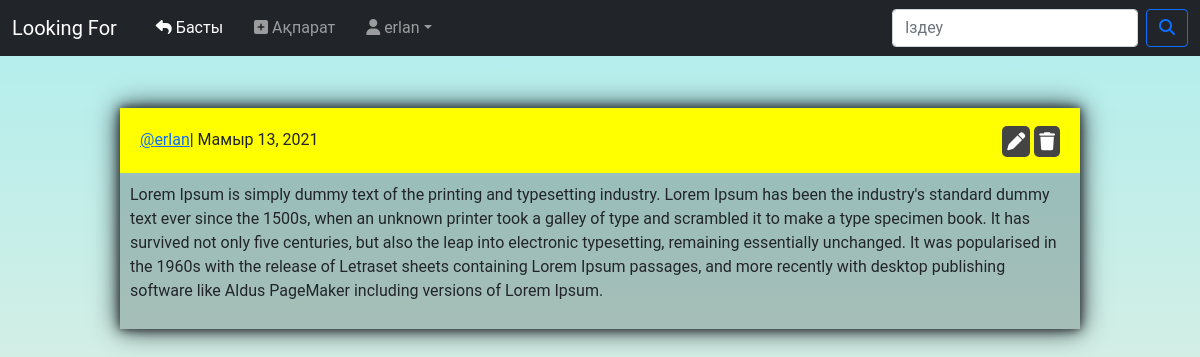
The app's page / (signed in) with its own data.
### mainapp/models.py (models this page shows, shortened)
class Article(models.Model):
	author       = models.ForeignKey(User, on_delete=models.CASCADE)
	first_name   = models.CharField('Есіміңіз', max_length = 40)
	last_name    = models.CharField('Әкеңіз', max_length = 40, blank = True, default = 'Білмеймін')
	third_name   = models.CharField('Атаңыз', max_length = 40, blank = True, default = 'Білмеймін')
	fourth_name  = models.CharField('Атаңыздың әкесі', max_length = 40, blank = True, default = 'Білмеймін')
	fiveth_name  = models.CharField('Атаңыздың атасы', max_length = 40, blank = True, default = 'Білмеймін')
	sixth_name   = models.CharField('Атаңыздың атасының әкесі', max_length = 40, blank = True, default = 'Білмеймін')
	seventh_name = models.CharField('Оның атасы', max_length = 40, blank = True, default = 'Білмеймін')
	ru  = models.CharField('Ру', max_length = 90, blank = True, default = 'Білмеймін')
	jus = models.CharField('Жүз', max_length = 90, blank = True, default = 'Білмеймін')
	jynys = models.CharField('Жынысыныз', max_length = 150)
	biog         = models.TextField('Өзіңіз жайында') # категория ПОСТ болған жағдайда, ПОСТ денесі (body)
	birth_day    = models.CharField('Туылған күні', max_length = 3)
	birth_mounth = models.CharField('Туылған Айы', max_length = 20)
	birth_year   = models.CharField('Туылған Жылы', max_length = 150)
	date           = models.DateField('Уақыты', auto_now_add = True)
	contact_number = models.CharField('Байланыс телефоны', max_length = 11, blank = True)
	facebook       = models.CharField('Facebook', max_length = 250, blank = True)
	instagram	   = models.CharField('Instagram', max_length = 250)
	whatsapp	   = models.CharField('Whatsapp', max_length = 12, blank = True)
	category = models.CharField('Категория', max_length = 10, blank = True, default = 'Іздеу')

### mainapp/views.py (the view)
# urls.py: path('', views.MainView.as_view(), name = 'home'),
class MainView(ListView):
	model = Article
	template_name = 'index/index.html'
	ordering = '-date'

### mainapp/templates/index/index.html (shortened to what this page needs)
{% extends 'base.html' %}
{% load static %}
{% block content %}
<br>
	{% if user.is_authenticated %}
	{% if object_list %}
		{% for object in object_list %}
			{% if object.category == 'Іздеу' %}
			<div class="my-container">
				<div class="object-header">
					<div class="author-date">
						<a href="{% url 'profile' object.author.id %}"> @{{ object.author }} </a>  | {{ object.date }}
					</div>
					<div class="nav-icon">
						<div>
							<a href="{% url 'details' object.id %}" id="icon">
								<i class="fas fa-angle-double-right"></i></a>
							{% if object.author == request.user %}
							<a href="{% url 'update' object.id %}" id="icon">
								<i class="fas fa-pen" ></i></a>
							<a href="{% url 'delete' object.id %}" id="icon">
								<i class="fas fa-trash"></i></i></a>
							{% endif %}
						</div>
					</div>
				</div>
				<div class="object-body">
					<div class="object-name">
						<h4>
							{{ object.first_name }} {{ object.third_name }}
							{% if object.last_name %}
							{% if object.jynys == 'Ұл' %}
								{{ object.last_name }}ұлы
							{% elif object.jynys == 'Қыз' %}
								{{ object.last_name }}қызы
							{% endif %}
							{% endif %}
						</h4>
						<p><strong>Жүз: </strong>{{ object.jus }}</p>
						<p><strong>Ру: </strong>{{ object.ru }}</p>
						<p>{{ object.birth_day }} {{ object.birth_mounth }} {{ object.birth_year }}</p>
						{% if object.facebook %}
							<p class="btn-facebook"><i  style="font-size: 22px; " class="fab fa-facebook-square"></i> <a href="{{ object.facebook }}" target="_blank">{{ object.first_name }} {{ object.third_name }} </a></p>
						{% endif %}
						{% if object.instagram %}
							<p class="btn-instagram"><i style="font-size: 22px; "  class="fab fa-instagram-square"></i> <a href="{{ object.instagram }}" target="_blank">{{ object.first_name }} {{ object.third_name }} </a></p>
						{% endif %}
						{% if object.whatsapp %}
							<p class="btn-whatsapp"><i style="font-size: 22px; " class="fab fa-whatsapp-square"></i> {{ object.whatsapp }}</p>
						{% endif %}
					</div>
					<hr>
					<div class="object-biog">
						{{ object.biog }}
					</div>
				</div>
			</div>
			{% elif object.category == 'Пост' %}
				<div class="my-container">
					<div class="object-header">
						<div class="author-date">
							<a href="{% url 'profile' object.author.id %}"> @{{ object.author }} </a>  | {{ object.date }}
						</div>
						<div class="nav-icon">
							<div>
								{% if object.author == request.user %}
								<a href="{% url 'update' object.id %}" id="icon">
									<i class="fas fa-pen" ></i></a>
								<a href="{% url 'delete' object.id %}" id="icon">
									<i class="fas fa-trash"></i></i></a>
								{% endif %}
							</div>
						</div>
					</div>
					<div class="category-post">
						<p>{{ object.biog }}</p>
					</div>
				</div>
			{% endif %}
		{% endfor %}
	{% else %}<br><br>
	<br><br>
<br><br>
	<h1 style="text-align: center;">Іздегендер жоқ, мына жерден <a href="{% url 'add' %}">ақпарат қосуға</a> болады.</h1>
	{% endif %}
	<br><br><br><br>
	{% endif %}
{% endblock %}

### mainapp/templates/base.html (shortened to what this page needs)
{% load static %}
<!DOCTYPE html>
<html>
<head>
	<link rel="stylesheet" type="text/css" href="{% static 'main/style/style.css' %}">
    <link href="https://cdn.jsdelivr.net/npm/bootstrap@5.0.0-beta3/dist/css/bootstrap.min.css" rel="stylesheet">
</head>
<body>
	<nav class="navbar navbar-expand-md navbar-dark fixed-top bg-dark">
	  <div class="container-fluid">
	    <a class="navbar-brand" href="{% url 'home' %}">Looking For</a>
	    <div class="navbar-collapse collapse" id="navbarCollapse" style="">
	      <ul class="navbar-nav me-auto mb-2 mb-md-0">
	      	{% if user.is_authenticated %}
	        <li class="nav-item"  style="margin-left: 15px;">
	          <a class="nav-link active" aria-current="page" href="{% url 'home' %}"><i class="fas fa-reply"></i> Басты</a>
	        </li >
	        <li class="nav-item"  style="margin-left: 15px;">
	        	{% block add %}
	          <a class="nav-link" aria-current="page" href="{% url 'add' %}"><i class="fas fa-plus-square"></i> Ақпарат</a>
	        	 {% endblock %}
	        </li >
	        <li class="nav-item dropdown">
            <a class="nav-link dropdown-toggle" href="#" id="dropdown04" data-bs-toggle="dropdown" aria-expanded="false"><i class="fas fa-user"></i> {{ request.user}}</a>
          </li>
	      {% endif %}
	      </ul>
	      <form class="d-flex" method="get" action="{% url 'search' %}">
	        <input class="form-control me-2" name="q" type="search" placeholder="Іздеу" aria-label="Search">
	        <button class="btn btn-outline-primary" type="submit"><i class="fas fa-search"></i></button>
	      </form>
	    </div>
	  </div>
	</nav>
	<br>
	<main>
		{% block content %}
		{% endblock %}
	</main>
</body>
</html>

### mainapp/static/main/style/style.css (style rules this page uses)
* { margin: 0; text-decoration: none; font-family: 'Roboto', sans-serif; outline: none; }
body { background: linear-gradient(#AFEEEE, #FFEEDB) fixed; }
.my-container { width: 80%; margin: auto; margin-top: 5%; background: rgba(0, 0, 0, 0.2); box-shadow: 0 0 10px, 0 0 25px; }
.author-date { display: flex; float: left; }
.object-header { padding: 20px; background: yellow; height: 65px; }
.nav-icon { display: flex; float: right; }
#icon { background: #444; padding: 5px; color: #fff; font-size: 18px; border-radius: 5px; transition: 0.2s; }
.category-post { padding: 10px; }

### records on screen
Article: author "erlan", date "Мамыр 13, 2021", biog "Lorem Ipsum is simply dummy text of the printing and typesetting industry. Lorem Ipsum has been the industry's standard dummy text ever since the 1500s, when an unknown printer took a galley of type and scrambled it to make a type specimen book. It has survived not only five centuries, but also the leap into electronic typesetting, remaining essentially unchanged. It was popularised in the 1960s with the release of Letraset sheets containing Lorem Ipsum passages, and more recently with desktop publishing software like Aldus PageMaker including versions of Lorem Ipsum."

### other values on screen
{{ request.user }} "erlan"
